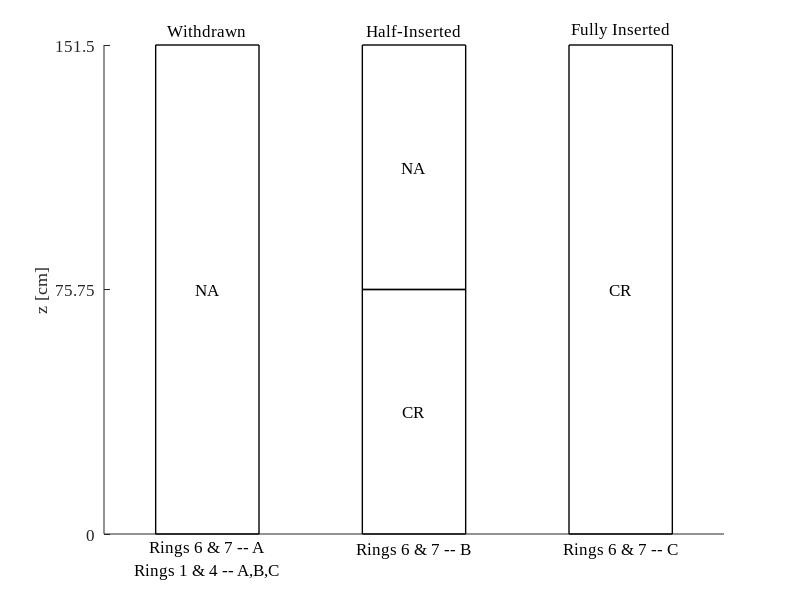
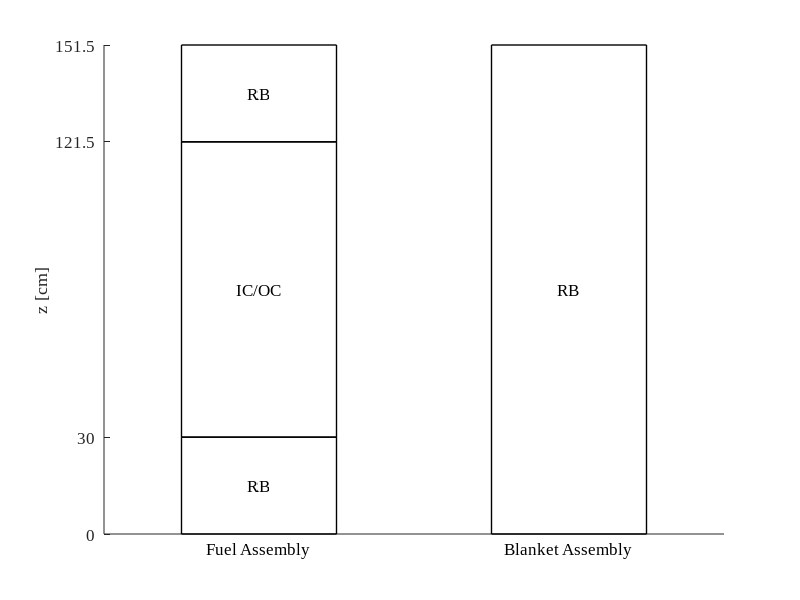

Source code (MATLAB) for these figures, in order:
clear
close all

width = 20;
LW = 1;
FN = 'Times New Roman';
FS = 12;

% monju_control_rod_geometry
rect = @(w,h)([0,0;...
    w,0;
    w,h;
    0,h;
    0,0]);

full_rect = rect(width,151.5);
half_rect = rect(width,75.75);

figure
hold on
% Withdrawn
offset = 10;
buffer = offset;
plot(full_rect(:,1)+buffer,full_rect(:,2),'k-','LineWidth',LW)
text(buffer+0.5*width,75.75,'NA','FontName',FN,'FontSize',FS,'HorizontalAlignment','center','VerticalAlignment','middle');
text(buffer+0.5*width,156,'Withdrawn','FontName',FN,'FontSize',FS,'HorizontalAlignment','center','VerticalAlignment','middle');
A_str = sprintf('Rings 6 & 7 -- A\nRings 1 & 4 -- A,B,C');
text(buffer+0.5*width,-8,A_str,'FontName',FN,'FontSize',FS,'HorizontalAlignment','center','VerticalAlignment','middle');
buffer = buffer + width*2;
% Half-Inserted
plot(half_rect(:,1)+buffer,half_rect(:,2),'k-','LineWidth',LW)
plot(half_rect(:,1)+buffer,half_rect(:,2)+75.75,'k-','LineWidth',LW)
text(buffer+0.5*width,37.875,'CR','FontName',FN,'FontSize',FS,'HorizontalAlignment','center','VerticalAlignment','middle');
text(buffer+0.5*width,113.625,'NA','FontName',FN,'FontSize',FS,'HorizontalAlignment','center','VerticalAlignment','middle');
text(buffer+0.5*width,156,'Half-Inserted','FontName',FN,'FontSize',FS,'HorizontalAlignment','center','VerticalAlignment','middle');
text(buffer+0.5*width,-5,'Rings 6 & 7 -- B','FontName',FN,'FontSize',FS,'HorizontalAlignment','center','VerticalAlignment','middle');
buffer = buffer + width*2;
% Fully Inserted
plot(full_rect(:,1)+buffer,full_rect(:,2),'k-','LineWidth',LW)
text(buffer+0.5*width,75.75,'CR','FontName',FN,'FontSize',FS,'HorizontalAlignment','center','VerticalAlignment','middle');
text(buffer+0.5*width,156,'Fully Inserted','FontName',FN,'FontSize',FS,'HorizontalAlignment','center','VerticalAlignment','middle');
text(buffer+0.5*width,-5,'Rings 6 & 7 -- C','FontName',FN,'FontSize',FS,'HorizontalAlignment','center','VerticalAlignment','middle');
hold off
ylabel('z [cm]')
yticks([0,75.75,151.5])
set(gca,'xtick',[])
xlim([0,buffer+width+offset])
ylim([0,151.5])
set(gca,'FontName',FN,'FontSize',FS)
print(gcf,'../figs/monju_control_rod_geometry.eps','-depsc2');
close(gcf)

material_lookup = {'IC','OC','RB','CR','NA'};
blanket = rect(width,30.);
driver = rect(width,91.5);
figure
hold on
% Fuel Assembly
offset = 10;
buffer = offset;
plot(blanket(:,1)+buffer,blanket(:,2),'k-','LineWidth',LW)
plot(driver(:,1)+buffer,driver(:,2)+30.,'k-','LineWidth',LW)
plot(blanket(:,1)+buffer,blanket(:,2)+121.5,'k-','LineWidth',LW)
text(buffer+0.5*width,15.,'RB','FontName',FN,'FontSize',FS,'HorizontalAlignment','center','VerticalAlignment','middle');
text(buffer+0.5*width,75.75,'IC/OC','FontName',FN,'FontSize',FS,'HorizontalAlignment','center','VerticalAlignment','middle');
text(buffer+0.5*width,136.5,'RB','FontName',FN,'FontSize',FS,'HorizontalAlignment','center','VerticalAlignment','middle');
text(buffer+0.5*width,-5,'Fuel Assembly','FontName',FN,'FontSize',FS,'HorizontalAlignment','center','VerticalAlignment','middle');
% Blanket Assembly
buffer = buffer + width*2;
plot(full_rect(:,1)+buffer,full_rect(:,2),'k-','LineWidth',LW)
text(buffer+0.5*width,75.75,'RB','FontName',FN,'FontSize',FS,'HorizontalAlignment','center','VerticalAlignment','middle');
text(buffer+0.5*width,-5,'Blanket Assembly','FontName',FN,'FontSize',FS,'HorizontalAlignment','center','VerticalAlignment','middle');
hold off
ylabel('z [cm]')
yticks([0,30.0,121.5,151.5])
set(gca,'xtick',[])
xlim([0,buffer+width+offset])
ylim([0,151.5])
set(gca,'FontName',FN,'FontSize',FS)
print(gcf,'../figs/monju_assembly_geometry.eps','-depsc2');
close(gcf)